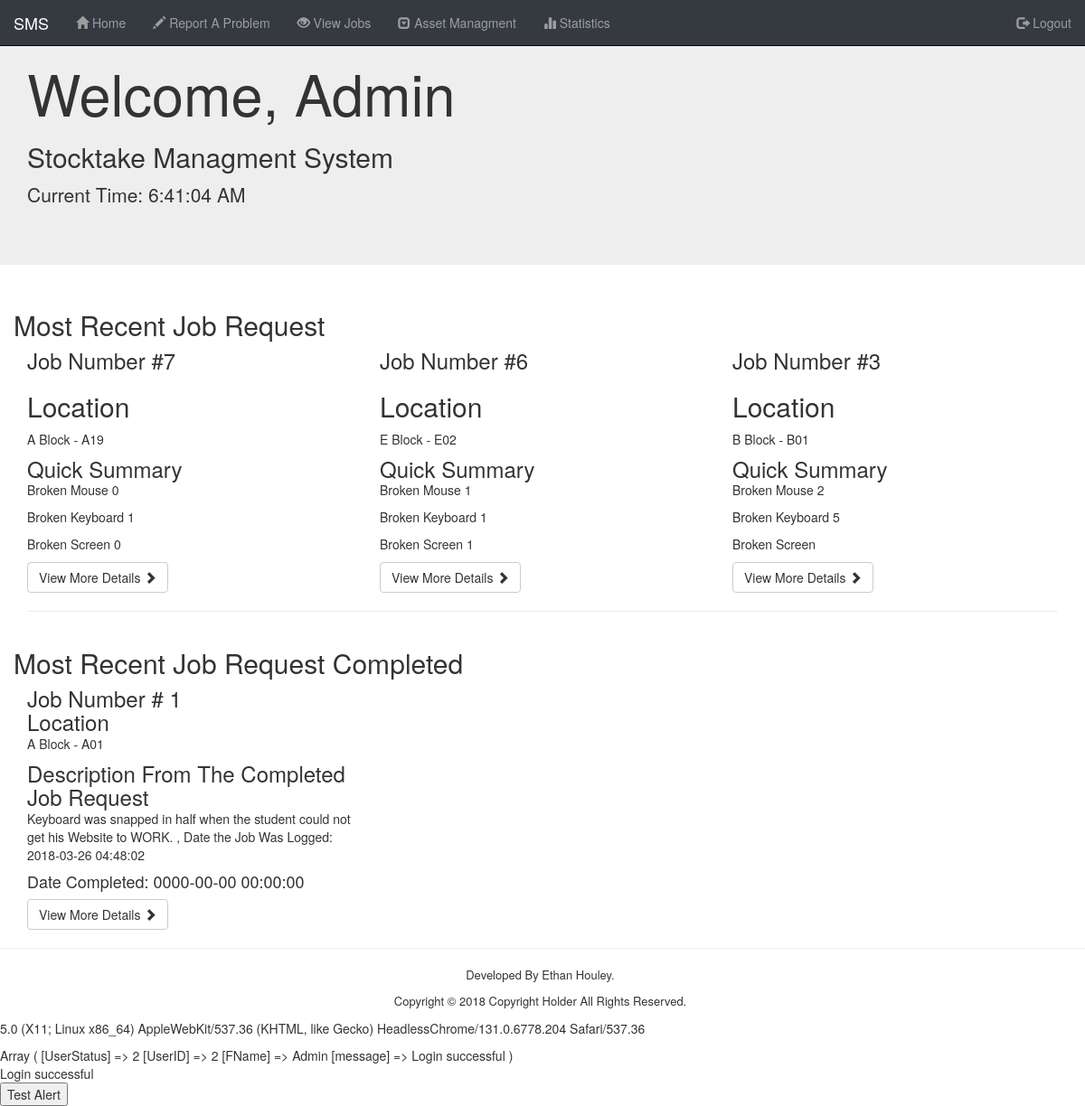
/View/index.php (signed in), run on an earlier commit of the app's database.
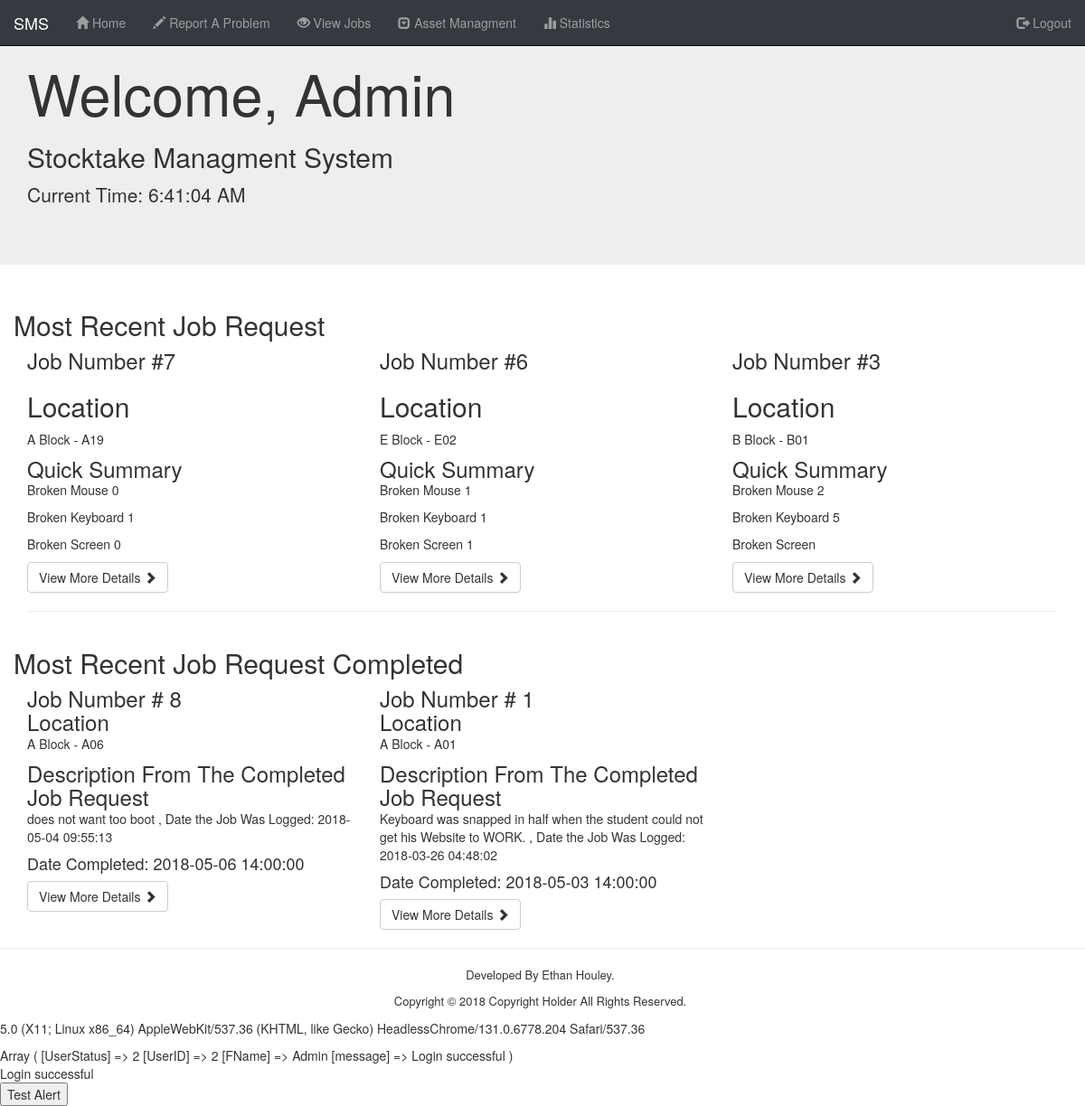
And on a later commit of the database.
### tables this page shows
CREATE TABLE `job` (
  `JobID` int(10) UNSIGNED NOT NULL,
  `DateLogged` timestamp NOT NULL DEFAULT CURRENT_TIMESTAMP,
  `UserID` int(10) UNSIGNED NOT NULL,
  `RoomID` int(10) UNSIGNED NOT NULL,
  `AssetID` int(10) UNSIGNED DEFAULT NULL,
  `Broken_Mouse` varchar(255) DEFAULT NULL,
  `Broken_Keyboard` varchar(255) DEFAULT NULL,
  `Broken_Screen` varchar(255) DEFAULT NULL,
  `ExtraInfo` text,
  `JobStatusID` int(10) UNSIGNED NOT NULL DEFAULT '0',
  `PartsUsed` varchar(255) DEFAULT NULL,
  `DateComplete` timestamp NULL DEFAULT CURRENT_TIMESTAMP
);

CREATE TABLE `building` (
  `BuildingID` int(10) UNSIGNED NOT NULL,
  `BuildingName` varchar(255) NOT NULL
);

CREATE TABLE `rooms` (
  `RoomID` int(10) UNSIGNED NOT NULL,
  `RoomName` varchar(255) NOT NULL,
  `BuildingID` int(10) UNSIGNED NOT NULL
);

### Model/Functions.php (called while the page is built, shortened)
<?php
  function MostRecentOpenJobSQL() {
    $Most_Recent = "SELECT
    *	FROM job INNER JOIN rooms ON job.RoomID = rooms.RoomID INNER JOIN building ON rooms.BuildingID = building.BuildingID INNER JOIN jobstatus ON job.JobStatusID = jobstatus.JobStatusID	WHERE job.JobStatusID = 1	ORDER BY job.JobID DESC LIMIT 3;";
    $conn = dbConnect();
    $stmt = $conn->prepare($Most_Recent);
    $stmt->execute();
    $ResultsMostRecentOpenSQL = $stmt->fetchAll(PDO::FETCH_ASSOC);
    return $ResultsMostRecentOpenSQL;
  }
  function MostRecentCloseJobSQL() {
    $Most_Recent = "SELECT
    *	FROM job INNER JOIN rooms ON job.RoomID = rooms.RoomID INNER JOIN building ON rooms.BuildingID = building.BuildingID INNER JOIN jobstatus ON job.JobStatusID = jobstatus.JobStatusID	WHERE job.JobStatusID = 2	ORDER BY job.JobID DESC LIMIT 3;";
    $conn = dbConnect();
    $stmt = $conn->prepare($Most_Recent);
    $stmt->execute();
    $ResultsMostRecentCloseSQL = $stmt->fetchAll(PDO::FETCH_ASSOC);
    return $ResultsMostRecentCloseSQL;
  }
 ?>

### View/Include/Master_Include.php (the view, shortened to what this page needs)
<?php
require_once '../Model/functions.php';
  function HTMLHeader() { ?>
    <!DOCTYPE html>
    <html lang="en">
    <head>
    	<link rel="stylesheet" href="https://maxcdn.bootstrapcdn.com/bootstrap/3.3.7/css/bootstrap.min.css">
    	<link rel="stylesheet" type="text/css" media="screen" href="/SMS/View/CSS/master.css" />
    </head>
    <body>
<?php
  }
function HTMLFooter() { ?>
  <footer>
  		<p class="Same_Line">Developed By Ethan Houley.</p>
  		<p class="Same_Line"> Copyright &copy; 2018 Copyright Holder All Rights Reserved.</p>
  	</footer>
  <div class="error">
    <p id="BrowserInfomartion"></p>
    <div>
    <?php     print_r ($_SESSION); ?>
    </div>
    <?php
      if(isset($_SESSION['message'])) {
        echo '<div class="info message">';
        echo $_SESSION['message'];
        echo '</div>';
      }
}
 function clock() { ?>
      <p>Current Time:
        <span class="clock" id="time"></span>
      </p>
 <?php }
     ?>
    <?php
  function AdminNav() {
    ?>
    	<nav class="navbar navbar-inverse remove_radius navbar-fixed-top background_black">
    		<div class="container-fluid">
    			<div class="navbar-header">
    				<a class="navbar-brand" href="#">SMS</a>
    			</div>
    			<div class="collapse navbar-collapse" id="bs-example-navbar-collapse-1">
    				<ul class="nav navbar-nav">
    					<li><a href="index.php"><span class="glyphicon glyphicon-home"></span> Home</a></li>
    					<li><a href="Job_Request.php"><span class="glyphicon glyphicon-pencil"></span> Report A Problem</a></li>
    					<li><a href="View_Jobs.php"><span class="glyphicon glyphicon-eye-open"></span> View Jobs</a></li>
    					<li class="dropdown">
    						<a href="#" class="dropdown-toggle" data-toggle="dropdown" role="button" aria-haspopup="true" aria-expanded="false"><span class="glyphicon glyphicon-collapse-down"></span> Asset Managment</a>
    					</li>
    					<li><a href="#"><span class="glyphicon glyphicon-stats"></span> Statistics</a></li>
    				</ul>
    				<ul class="nav navbar-nav navbar-right ">
    					<li><a href="../Control/Logout.php" class="text_nav"><span class="glyphicon glyphicon-log-out"></span> Logout</a></li>
    				</ul>
    			</div>
    		</div>
    	</nav>
  <?php
  }
  function AdminBody() {
     ?>
    <div class="jumbotron">
    		<div class="container">
    	<?php echo '<h1>Welcome, '.$_SESSION['FName'].'</h1>';
    			echo '<h2>Stocktake Managment System</h2>';
          clock();
    echo '</div>
    	</div>';
        $ResultsMostRecentOpenSQL = MostRecentOpenJobSQL();
    			echo '<div class="container">';
    			echo '<div class="row">';
    			echo '	<h2 class="heading">Most Recent Job Request</h2>';
    			foreach ($ResultsMostRecentOpenSQL as $Recent_Jobs) {
    			echo '<div class="col-md-4">';
    			echo '	<h3>Job Number <span>#'. $Recent_Jobs['JobID'] . '</span> </h3>';
    		echo '		<h2>Location</h2>';
    		echo '<p>'.$Recent_Jobs["BuildingName"].' - '.$Recent_Jobs["RoomName"].' </p>';
    		echo '		<h3>Quick Summary</h3>';
    			echo '<p> Broken Mouse '.$Recent_Jobs["Broken_Mouse"].' </p>
    			<p> Broken Keyboard '.$Recent_Jobs["Broken_Keyboard"].' </p>
    			<p> Broken Screen '.$Recent_Jobs["Broken_Screen"].' </p>';
    			echo '<button type="button" name="button" class="btn btn-default" id="Open" onclick="OpenJob(this)" data-toggle="modal" data-target="#JobInfo" value="'.$Recent_Jobs["JobID"].'">View More Details <span class="glyphicon glyphicon-chevron-right"></span></button>';
    			echo '</div>';
    		}
    		echo '
    		</div>
    		<hr> ';
?>
    		<div class="row">
          <h2 class="heading">Most Recent Job Request Completed</h2>
    		<?php
        $ResultsMostRecentCloseSQL = MostRecentCloseJobSQL();
        foreach ($ResultsMostRecentCloseSQL as $CloseJob) {
          echo '<div class="col-md-4">';
    			echo '	<h3>Job Number <span># '.$CloseJob['JobID'].'</h3>';
    			echo '	<h3>Location</h3>';
          echo '  <p>'.$CloseJob["BuildingName"].' - '.$CloseJob["RoomName"].' </p>';
    			echo '	<h3>Description From The Completed Job Request</h3>';
    			echo '	<p>'.$CloseJob['ExtraInfo'].' , Date the Job Was Logged: '.$CloseJob['DateLogged'].' </p>';
    			echo '	<h4>Date Completed: '.$CloseJob['DateComplete'].'</h4>';
    			    echo '<button type="button" name="button" class="btn btn-default" id="CloseJobButton" onclick="CloseStaffViewableJob(this)" data-toggle="modal" data-target="#CloseJobInfo" value="'.$CloseJob["JobID"].'">View More Details <span class="glyphicon glyphicon-chevron-right"></span></button>';
              echo '</div>';
        }
    			 ?>
    			</div>
    		</div>
    		<hr>
    <?php
  }
  ?>

### View/index.php (shortened to what this page needs)
<?php
  require_once 'include/Master_Include.php';
  HTMLHeader();
  switch ($_SESSION['UserStatus']) {
    case 2:
      AdminNav();
      AdminBody();
      break;
    }
    HTMLFooter()
  ?>
</div>
<button type="button" name="button" id="Alert">Test Alert</button>

### View/CSS/master.css (style rules this page uses)
.background_black { background-color: #343a40 !important; color: #fff !important; }
.remove_radius { border-radius: 0 !important; }
.Same_Line { text-align: center; margin-right: 5px; font-size: 13px !important; }
h3 { margin: 0 !important; }
footer { right: 0; bottom: 0; left: 0; background-color: rgba(255, 255, 255, 0); }

What changed in the data, as far as the page shows it:
added job: JobID "8", building.BuildingName "A Block", RoomID.RoomName "A06", ExtraInfo "does not want too boot", DateLogged "2018-05-04 09:55:13", DateComplete "2018-05-06 14:00:00", shown under "Most Recent Job Request Completed"
changed job "Keyboard was snapped in half when the student could not get his Website to WORK.": DateComplete "0000-00-00 00:00:00" → "2018-05-03 14:00:00"
